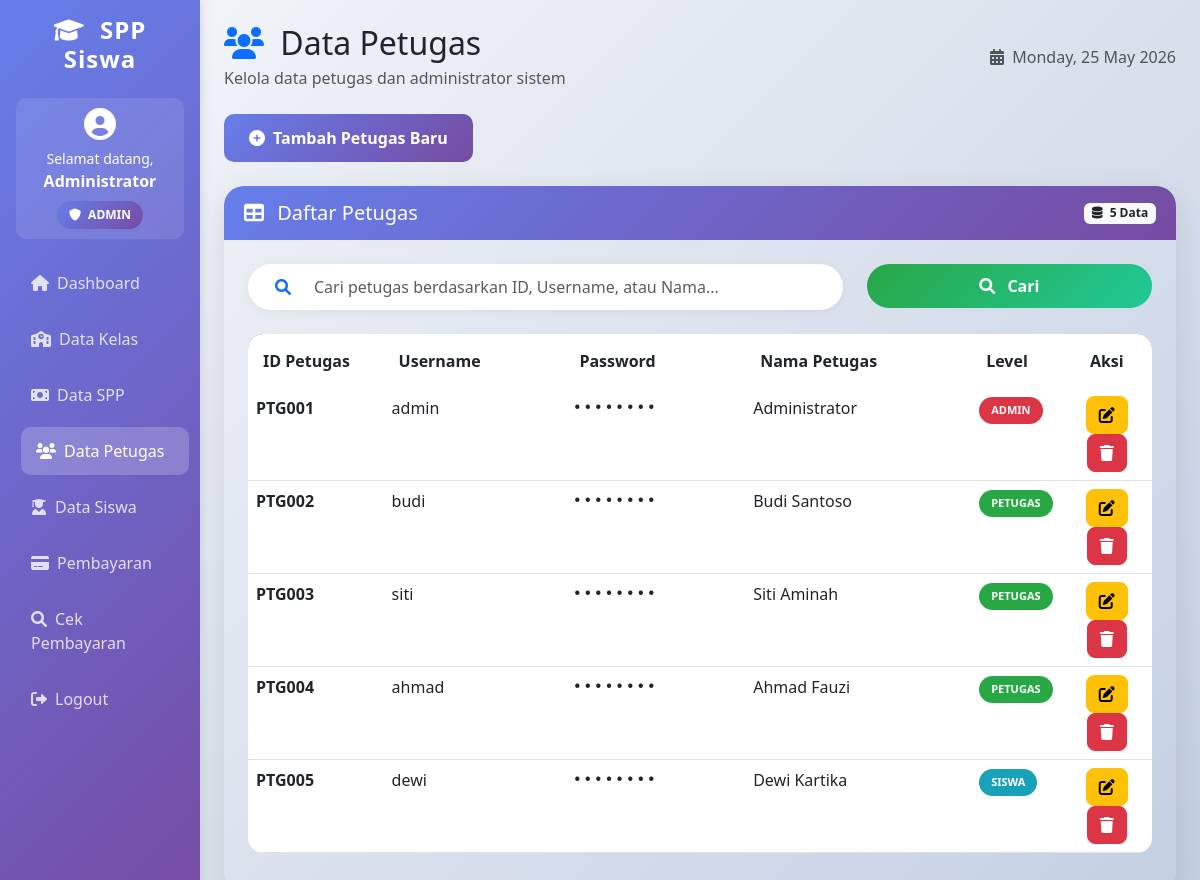
Screenshot of /petugas.php (signed in) with the database file from the repository.
### tables this page shows
CREATE TABLE tb_petugas (
    id_petugas VARCHAR(11) PRIMARY KEY,
    username VARCHAR(25),
    password VARCHAR(32),
    nama_petugas VARCHAR(35),
    level ENUM('admin', 'petugas', 'siswa')
);

### petugas.php (the view, shortened to what this page needs)
<?php
include 'config/koneksi.php';
$search = isset($_GET['search']) ? $_GET['search'] : '';
if ($search) {
    $query = "SELECT * FROM tb_petugas WHERE username LIKE '%$search%' OR nama_petugas LIKE '%$search%' OR id_petugas LIKE '%$search%' ORDER BY level ASC";
} else {
    $query = "SELECT * FROM tb_petugas ORDER BY level ASC";
}
$total_data = mysqli_num_rows(mysqli_query($conn, "SELECT * FROM tb_petugas"));
?>
<!DOCTYPE html>
<html lang="id">
<head>
    <link href="https://cdn.jsdelivr.net/npm/bootstrap@5.3.0/dist/css/bootstrap.min.css" rel="stylesheet">
    <link href="https://cdnjs.cloudflare.com/ajax/libs/font-awesome/6.0.0/css/all.min.css" rel="stylesheet">
</head>
<body>
    <div class="container-fluid">
        <div class="row">
            <div class="col-md-2 sidebar p-3">
                <h4 class="text-center mb-4">
                    <i class="fas fa-graduation-cap me-2"></i>
                    SPP Siswa
                </h4>
                <div class="user-info">
                    <i class="fas fa-user-circle fa-2x mb-2"></i>
                    <p class="mb-0 small">Selamat datang,</p>
                    <strong><?php echo $_SESSION['nama_petugas']; ?></strong>
                    <br>
                    <span class="badge-level level-<?php echo strtolower($_SESSION['level']); ?> mt-2 d-inline-block">
                        <i class="fas fa-shield-alt me-1"></i>
                        <?php echo strtoupper($_SESSION['level']); ?>
                    </span>
                </div>
                <nav class="nav flex-column">
                    <a class="nav-link" href="dashboard.php"><i class="fas fa-home me-2"></i>Dashboard</a>
                    <a class="nav-link" href="kelas.php"><i class="fas fa-school me-2"></i>Data Kelas</a>
                    <a class="nav-link" href="spp.php"><i class="fas fa-money-bill me-2"></i>Data SPP</a>
                    <a class="nav-link active" href="petugas.php"><i class="fas fa-users me-2"></i>Data Petugas</a>
                    <a class="nav-link" href="siswa.php"><i class="fas fa-user-graduate me-2"></i>Data Siswa</a>
                    <a class="nav-link" href="pembayaran.php"><i class="fas fa-credit-card me-2"></i>Pembayaran</a>
                    <a class="nav-link" href="cek_pembayaran.php"><i class="fas fa-search me-2"></i>Cek Pembayaran</a>
                    <a class="nav-link" href="logout.php"><i class="fas fa-sign-out-alt me-2"></i>Logout</a>
                </nav>
            </div>
            <div class="col-md-10 p-4">
                <div class="d-flex justify-content-between align-items-center mb-4 animate">
                    <div>
                        <h2 class="mb-1">
                            <i class="fas fa-users me-2 text-primary"></i>
                            Data Petugas
                        </h2>
                        <p class="text-muted mb-0">Kelola data petugas dan administrator sistem</p>
                    </div>
                    <div class="text-muted">
                        <i class="fas fa-calendar-alt me-1"></i>
                        <?php echo date('l, d F Y'); ?>
                    </div>
                </div>
                <div class="mb-4 animate">
                    <button class="btn btn-tambah text-white" onclick="openAddModal()">
                        <i class="fas fa-plus-circle me-2"></i>Tambah Petugas Baru
                    </button>
                </div>
                <div class="card-dashboard animate">
                    <div class="card-header-custom">
                        <div class="d-flex justify-content-between align-items-center">
                            <h5 class="mb-0">
                                <i class="fas fa-table me-2"></i>
                                Daftar Petugas
                            </h5>
                            <span class="badge bg-light text-dark">
                                <i class="fas fa-database me-1"></i>
                                <?php echo $total_data; ?> Data
                            </span>
                        </div>
                    </div>
                    <div class="card-body p-4">
                        <div class="row mb-4">
                            <div class="col-md-8">
                                <div class="search-box">
                                    <div class="input-group">
                                        <span class="input-group-text bg-transparent border-0">
                                            <i class="fas fa-search text-primary"></i>
                                        </span>
                                        <input type="text" id="searchInput" class="form-control border-0"
                                               placeholder="Cari petugas berdasarkan ID, Username, atau Nama..."
                                               value="<?php echo $search; ?>">
                                    </div>
                                </div>
                            </div>
                            <div class="col-md-4">
                                <button onclick="searchData()" class="btn btn-cari text-white w-100">
                                    <i class="fas fa-search me-2"></i> Cari
                                </button>
                            </div>
                        </div>
                        <div class="table-responsive">
                            <table class="table table-hover table-custom">
                                <thead>
                                    <tr>
                                        <th width="15%">ID Petugas</th>
                                        <th width="20%">Username</th>
                                        <th width="20%">Password</th>
                                        <th width="25%">Nama Petugas</th>
                                        <th width="10%">Level</th>
                                        <th width="10%" class="text-center">Aksi</th>
                                    </tr>
                                </thead>
                                <tbody>
                                    <?php
                                    $result = mysqli_query($conn, $query);
                                    if (mysqli_num_rows($result) > 0) {
                                        while ($row = mysqli_fetch_assoc($result)) {
                                            $roleClass = '';
                                            if ($row['level'] == 'admin') {
                                                $roleClass = 'role-admin';
                                            } elseif ($row['level'] == 'petugas') {
                                                $roleClass = 'role-petugas';
                                            } else {
                                                $roleClass = 'role-siswa';
                                            }
                                    ?>
                                    <tr>
                                        <td class="fw-bold"><?php echo $row['id_petugas']; ?></td>
                                        <td>
                                            <?php echo $row['username']; ?>
                                        </td>
                                        <td class="password-field">
                                            ••••••••
                                        </td>
                                        <td>
                                            <?php echo $row['nama_petugas']; ?>
                                        </td>
                                        <td>
                                            <span class="badge-role <?php echo $roleClass; ?>">
                                                <?php echo strtoupper($row['level']); ?>
                                            </span>
                                        </td>
                                        <td class="text-center">
                                            <button onclick="editPetugas('<?php echo $row['id_petugas']; ?>', '<?php echo $row['username']; ?>', '', '<?php echo $row['nama_petugas']; ?>', '<?php echo $row['level']; ?>')"
                                                    class="btn btn-warning btn-action" title="Edit">
                                                <i class="fas fa-edit"></i>
                                            </button>
                                            <?php if (!isset($_SESSION['id_petugas']) || $row['id_petugas'] != $_SESSION['id_petugas']): ?>
                                            <a href="petugas.php?hapus=<?php echo $row['id_petugas']; ?>"
                                               class="btn btn-danger btn-action"
                                               onclick="return confirm('Yakin ingin menghapus data petugas ini?')"
                                               title="Hapus">
                                                <i class="fas fa-trash"></i>
                                            </a>
                                            <?php else: ?>
                                            <button class="btn btn-secondary btn-action" disabled title="Tidak dapat menghapus akun sendiri">
                                                <i class="fas fa-trash"></i>
                                            </button>
                                            <?php endif; ?>
                                        </td>
                                    </tr>
                                    <?php
                                        }
                                    } ?>
                                </tbody>
                             </div>
                        </div>
                    </div>
                </div>
            </div>
        </div>
</body>
</html>

### petugas.php (style rules this page uses)
* { margin: 0; padding: 0; box-sizing: border-box; }
body { background: linear-gradient(135deg, #f5f7fa 0%, #c3cfe2 100%); font-family: 'Segoe UI', Tahoma, Geneva, Verdana, sans-serif; }
.sidebar { background: linear-gradient(135deg, #667eea 0%, #764ba2 100%); min-height: 100vh; color: white; box-shadow: 2px 0 10px rgba(0,0,0,0.1); }
.sidebar .nav-link { color: rgba(255,255,255,0.8); margin-bottom: 8px; border-radius: 10px; padding: 12px 15px; transition: all 0.3s; }
.sidebar .nav-link:hover, .sidebar .nav-link.active { background: rgba(255,255,255,0.2); color: white; transform: translateX(5px); }
.sidebar h4 { font-weight: bold; letter-spacing: 1px; }
.user-info { background: rgba(255,255,255,0.1); border-radius: 10px; padding: 10px; margin-bottom: 20px; text-align: center; }
.badge-level { padding: 5px 12px; border-radius: 20px; font-size: 12px; font-weight: bold; }
.level-admin { background: linear-gradient(135deg, #667eea 0%, #764ba2 100%); color: white; }
.btn-tambah { background: linear-gradient(135deg, #667eea 0%, #764ba2 100%); border: none; border-radius: 10px; padding: 12px 25px; font-weight: bold; transition: all 0.3s; }
.card-dashboard { border: none; border-radius: 20px; box-shadow: 0 10px 30px rgba(0,0,0,0.1); overflow: hidden; }
.card-header-custom { background: linear-gradient(135deg, #667eea 0%, #764ba2 100%); color: white; padding: 15px 20px; border-bottom: none; }
.search-box { background: white; border-radius: 50px; padding: 5px 15px; box-shadow: 0 2px 10px rgba(0,0,0,0.05); }
.btn-cari { background: linear-gradient(135deg, #28a745 0%, #20c997 100%); border: none; border-radius: 50px; padding: 10px 20px; font-weight: bold; transition: all 0.3s; }
.table-custom { border-radius: 15px; overflow: hidden; }
.table-custom thead { background: linear-gradient(135deg, #667eea 0%, #764ba2 100%); color: white; }
.table-custom thead th { padding: 15px; font-weight: 600; border: none; }
.table-custom tbody tr { transition: all 0.3s; }
.btn-action { border-radius: 8px; padding: 6px 12px; margin: 0 3px; transition: all 0.3s; }
.badge-role { padding: 5px 12px; border-radius: 20px; font-size: 11px; font-weight: bold; display: inline-block; }
.role-admin { background: #dc3545; color: white; }
.role-petugas { background: #28a745; color: white; }
.role-siswa { background: #17a2b8; color: white; }
.animate { animation: fadeIn 0.5s ease-out; }
.password-field { font-family: monospace; letter-spacing: 1px; }

### rows the page displays
tb_petugas: id_petugas "PTG001", username "admin", nama_petugas "Administrator", level "ADMIN"
tb_petugas: id_petugas "PTG002", username "budi", nama_petugas "Budi Santoso", level "PETUGAS"
tb_petugas: id_petugas "PTG003", username "siti", nama_petugas "Siti Aminah", level "PETUGAS"
tb_petugas: id_petugas "PTG004", username "ahmad", nama_petugas "Ahmad Fauzi", level "PETUGAS"
tb_petugas: id_petugas "PTG005", username "dewi", nama_petugas "Dewi Kartika", level "SISWA"

### other values shown
$_SESSION['nama_petugas'] "Administrator"
$_SESSION['level'] "ADMIN"
$total_data "5"
